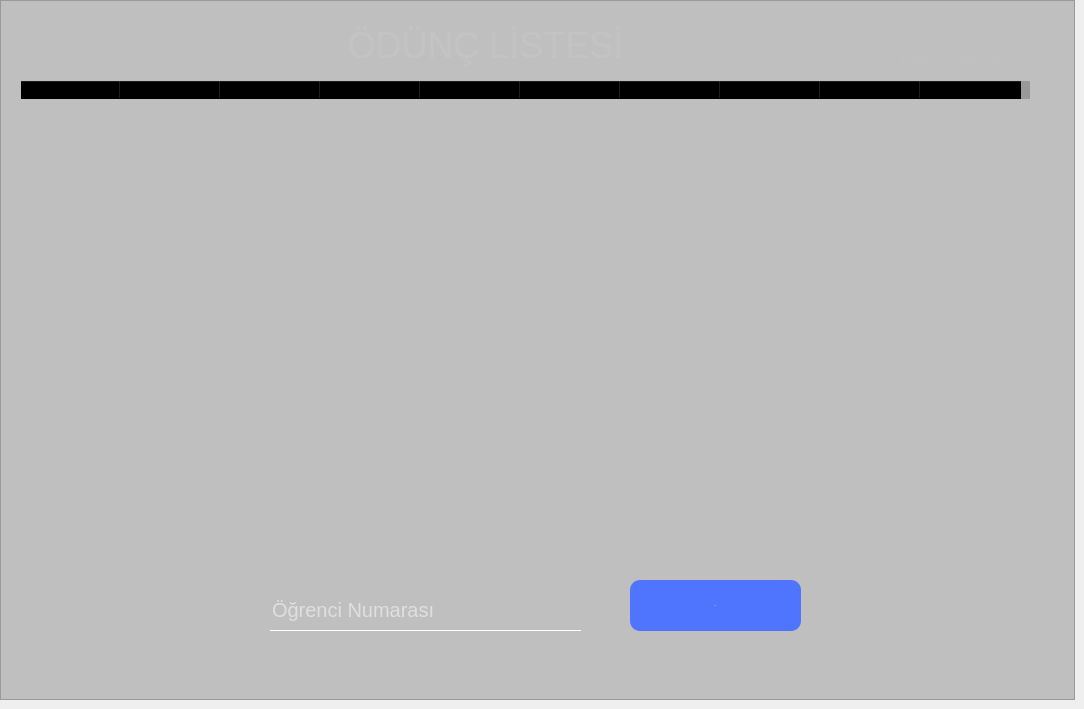
       <widget class="QWidget" name="qw_odunc_test">
        <widget class="QFrame" name="frame_7">
         <property name="geometry">
          <rect>
           <x>0</x>
           <y>0</y>
           <width>1075</width>
           <height>700</height>
          </rect>
         </property>
         <property name="styleSheet">
          <string notr="true">QFrame{
background:rgba(0,0,0,0.2);
}
QLineEdit{
font-size:20px;;
color:white;
border:none;
background:transparent;
border-bottom:1px solid white;
}
QLineEdit:hover{
background:rgba(0,0,0,0.04);
}

QCheckBox{
color:silver;
background:transparent
}
QCheckBox:hover{
color:white;
}
QTextEdit{
font-size:25px;;
color:white;
border:none;
background:transparent;
border-bottom:1px solid white;
}

QTableWidget{
background:transparent;
color:white;
font-color:white;
}</string>
         </property>
         <property name="frameShape">
          <enum>QFrame::StyledPanel</enum>
         </property>
         <property name="frameShadow">
          <enum>QFrame::Raised</enum>
         </property>
         <widget class="QLabel" name="label_8">
          <property name="geometry">
           <rect>
            <x>260</x>
            <y>20</y>
            <width>451</width>
            <height>51</height>
           </rect>
          </property>
          <property name="font">
           <font>
            <pointsize>-1</pointsize>
           </font>
          </property>
          <property name="styleSheet">
           <string notr="true">background:transparent;
color:rgb(195, 195, 195);
font-size:36px;</string>
          </property>
          <property name="text">
           <string>ÖDÜNÇ LİSTESİ</string>
          </property>
          <property name="alignment">
           <set>Qt::AlignCenter</set>
          </property>
         </widget>
         <widget class="QTableWidget" name="tableWidget_2">
          <property name="geometry">
           <rect>
            <x>20</x>
            <y>80</y>
            <width>1011</width>
            <height>471</height>
           </rect>
          </property>
          <property name="rowCount">
           <number>0</number>
          </property>
          <column>
           <property name="text">
            <string>Ödünç İd</string>
           </property>
          </column>
          <column>
           <property name="text">
            <string>Kitap Barkod</string>
           </property>
          </column>
          <column>
           <property name="text">
            <string>Kitap Adı</string>
           </property>
          </column>
          <column>
           <property name="text">
            <string>Yazar Adı</string>
           </property>
          </column>
          <column>
           <property name="text">
            <string>Yayınevi</string>
           </property>
          </column>
          <column>
           <property name="text">
            <string>Öğrenci Numarası</string>
           </property>
          </column>
          <column>
           <property name="text">
            <string>Ad Soyad</string>
           </property>
          </column>
          <column>
           <property name="text">
            <string>Telefon</string>
           </property>
          </column>
          <column>
           <property name="text">
            <string>Alınma Tarihi</string>
           </property>
          </column>
          <column>
           <property name="text">
            <string>Teslim Tarihi</string>
           </property>
          </column>
         </widget>
         <widget class="QLineEdit" name="kullanici_ogr_no_4">
          <property name="geometry">
           <rect>
            <x>270</x>
            <y>590</y>
            <width>311</width>
            <height>41</height>
           </rect>
          </property>
          <property name="text">
           <string/>
          </property>
          <property name="maxLength">
           <number>24</number>
          </property>
          <property name="frame">
           <bool>true</bool>
          </property>
          <property name="placeholderText">
           <string>Öğrenci Numarası</string>
          </property>
         </widget>
         <widget class="QPushButton" name="btn_oduncAra">
          <property name="geometry">
           <rect>
            <x>630</x>
            <y>580</y>
            <width>171</width>
            <height>51</height>
           </rect>
          </property>
          <property name="font">
           <font>
            <pointsize>-1</pointsize>
           </font>
          </property>
          <property name="cursor">
           <cursorShape>PointingHandCursor</cursorShape>
          </property>
          <property name="styleSheet">
           <string notr="true">QPushButton{
background:rgb(79, 117, 255);
border-radius:10px;
color:#fff;
}
QPushButton:hover{
border:none;
background:rgb(64, 95, 208)
}</string>
          </property>
          <property name="text">
           <string>Ara</string>
          </property>
          <property name="shortcut">
           <string>Return</string>
          </property>
         </widget>
         <widget class="QPushButton" name="btn_oduncListesiGetir">
          <property name="geometry">
           <rect>
            <x>870</x>
            <y>50</y>
            <width>151</width>
            <height>21</height>
           </rect>
          </property>
          <property name="font">
           <font>
            <pointsize>-1</pointsize>
           </font>
          </property>
          <property name="cursor">
           <cursorShape>PointingHandCursor</cursorShape>
          </property>
          <property name="styleSheet">
           <string notr="true">QPushButton{
background:transparent;
border:none;
color:silver;
font-size:18px;
}
QPushButton:hover{
color:white;
}</string>
          </property>
          <property name="text">
           <string>Ödünç Listesi</string>
          </property>
          <property name="shortcut">
           <string>Return</string>
          </property>
         </widget>
        </widget>
       </widget>
